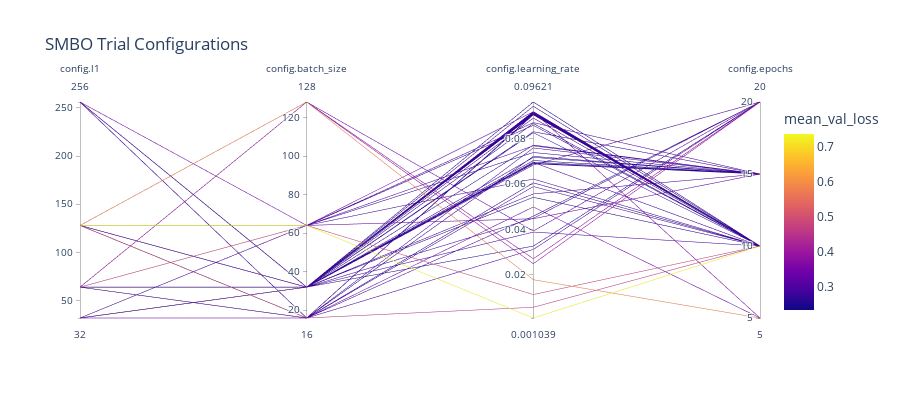

Here is the notebook cell this chart was saved with:
### Markdown cell above
<div style="display: flex; justify-content: space-between; align-items: center; width: 100%;">
    <span style="color: #ff6900; font-size: 25px; font-weight: bold;">Overview Tested Configurations</span>
    <span style="text-align: right; font-size: 12px;">Lena Hammerer | Luisa Ibele | Hanna Steinwender</span>
</div>

- **SMBO** makes interdependencies less visible here due to focus on finding improved configurations.

### Code cell
fig = px.parallel_coordinates(df_flat_e8, color="mean_val_loss",
                              title='SMBO Trial Configurations',
                              dimensions=['config.l1', 'config.batch_size', 'config.learning_rate',
                                          'config.epochs'], width=900, height=400)
fig.show()
